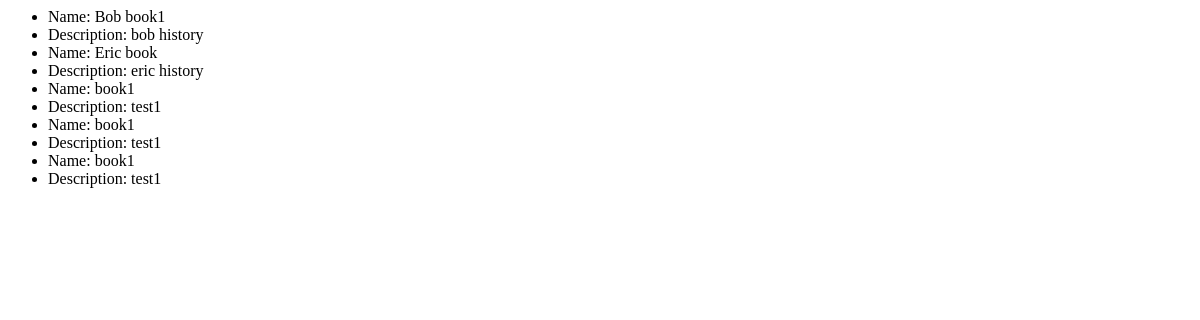
The page /store/book_list/ on the database as committed earlier.
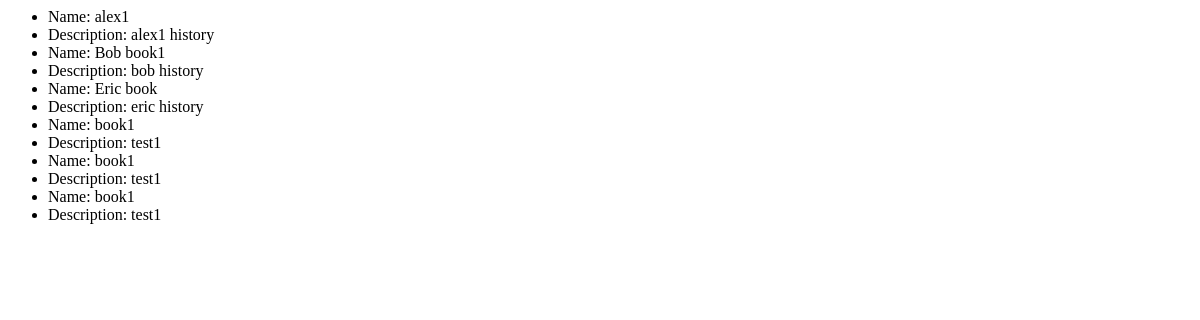
The same page on the database as committed later.
### store/models.py (models this page shows, shortened)
class BaseModel(models.Model):
    create_at = models.DateTimeField()
    update_at = models.DateTimeField()
    class Meta:
        abstract = True

class Books(BaseModel):
    name = models.CharField(max_length=255)
    description = models.CharField(max_length=1000)
    price = models.IntegerField()
    class Meta:
        db_table = "books"

### store/views.py (the view)
# urls.py: path('book_list/', BookListView.as_view(), name="book_list"),
class BookListView(ListView):
    model = Books
    template_name = "book_list.html"
    def get_queryset(self):
        queryset = super(BookListView, self).get_queryset()
        if "name" in self.kwargs:
            queryset = queryset.filter(name__startswith=self.kwargs["name"])
        queryset = queryset.order_by("description")
        return queryset

### templates/book_list.html
<ul>
    {% for object in object_list %}
        <li>Name: {{ object.name }}</li>
        <li>Description: {{ object.description }}</li>
    {% endfor %}
</ul>

Rows that differ between the two databases and show on the page:
added Books: name "alex1", description "alex1 history"
